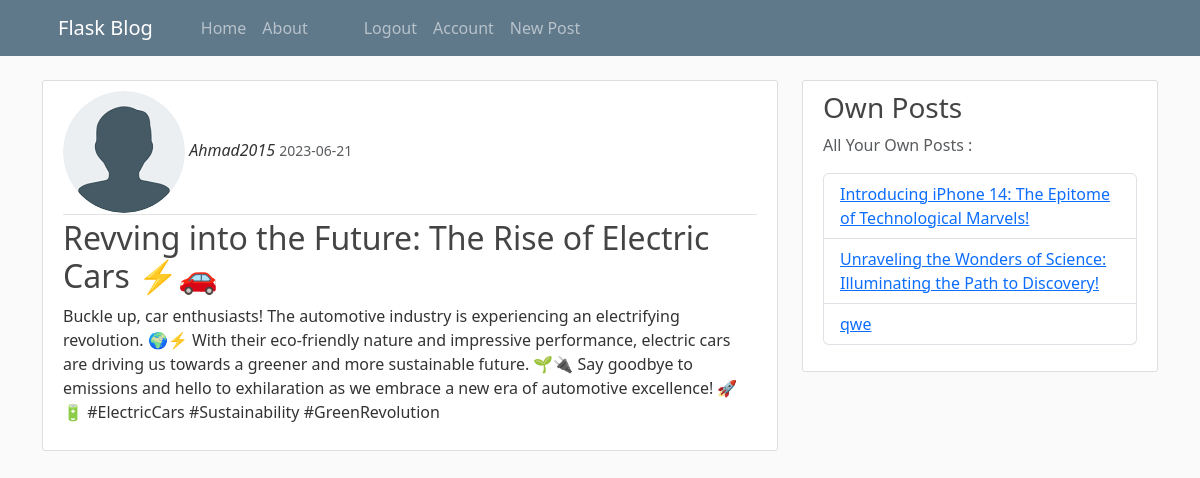
/post/6 (signed in), run on the app's committed database.
### flaskBlog/models.py (models this page shows, shortened)
class User(db.Model , UserMixin):
    id = db.Column(db.Integer , primary_key=True)
    username = db.Column(db.String(20) , unique=True , nullable=False)
    email = db.Column(db.String(100) , unique=True , nullable=False)
    image_file = db.Column(db.String(20) , nullable=False , default='default.png')
    password = db.Column(db.String(60) , nullable=False)
    posts = db.relationship('Post' , backref='author' , lazy=True)#lazy=true means that sql will load data in one go

class Post(db.Model):
    id = db.Column(db.Integer , primary_key=True)
    title = db.Column(db.String(50) , nullable=False)
    date_posted = db.Column(db.DateTime , nullable = False , default = datetime.utcnow)
    content = db.Column(db.Text , nullable = False)
    user_id = db.Column(db.Integer , db.ForeignKey('user.id') , nullable=False)#user table

### flaskBlog/Posts/routes.py (the view)
@posts.route("/post/<int:post_id>")
def post(post_id):
    post = Post.query.get_or_404(post_id)
    own_posts = getOwnPosts()
    return render_template('post.html' , title = post.title , post=post , legend='New Post' , own_posts=own_posts)

### flaskBlog/Posts/routes.py (called while the page is built)
def getOwnPosts():
    if current_user.is_authenticated:
        return Post.query.filter_by(user_id = current_user.id)
    else:
        return ""

### flaskBlog/models.py (called while the page is built)
@login_manager.user_loader #to let the extension knows that this is the function to get a user by id
def load_user(user_id):
    return User.query.get(user_id)

### flaskBlog/templates/post.html (shortened to what this page needs)
{%extends "layout.html"%}
{%block content%}
<article class="media content-section">
    <div class="media-body">
      <div class="article-metadata">
          <img class="rounded-circle article-image" src="{{ url_for('static' , filename='images/' + post.author.image_file) }}" alt="">
          <i class="mr-2" href="#">{{ post.author.username }}</i>
          <small class="text-muted">{{ post.date_posted.strftime('%Y-%m-%d') }}</small>
      </div>
    <h2 class="article-title"> {{ post.title }}</h2>
    <p class="article-content">{{ post.content }}</p>
    </div>
</article>
{%endblock%}

### flaskBlog/templates/layout.html (shortened to what this page needs)
<!DOCTYPE html>
<html lang="en">
<head>
    <link rel="stylesheet" href="https://cdn.jsdelivr.net/npm/bootstrap@5.3.0/dist/css/bootstrap.rtl.min.css">
    <link rel="stylesheet" href={{url_for('static' , filename="main.css")}}>
</head>
<body>
    <nav class="navbar navbar-expand-md navbar-dark bg-steel fixed-top">
        <div class="container">
          <a class="navbar-brand mr-4" href="/">Flask Blog</a>
          <div class="collapse navbar-collapse" id="navbarNav">
            <div class="navbar-nav mr-auto">
              <ul class="navbar-nav mr-auto">
                <li><a class="nav-item nav-link" href="/">Home</a></li>
                <li><a class="nav-item nav-link" href="/about">About</a></li>
              </ul>
            </div>
            <div class="navbar-nav">
              {% if current_user.is_authenticated :%}
                <ul class="navbar-nav">
                  <li class="nav-item budget"><a class="nav-item nav-link" href="{{ url_for('users.logout') }}">Logout</a></li>
                  <a class="nav-item nav-link" href="{{ url_for('users.account') }}">Account</a>
                  <a class="nav-item nav-link" href="{{ url_for('posts.newPost') }}">New Post</a>
                </ul>
              {% else %}
                <a class="nav-item nav-link" href="{{ url_for('users.login') }}">Login</a>
                <a class="naitem nav-link" href="{{ url_for('users.register') }}">Register</a>
              {% endif %}
            </div>
          </div>
        </div>
      </nav>
      <main role="main" class="container">
        <div class="row">
          <div class="col-md-8">
            {% block content %}{% endblock %}
          </div>
          <div class="col-md-4">
            <div class="content-section">
              <h3>Own Posts</h3>
              <p class='text-muted'>All Your Own Posts :
                <ul class="list-group ul-custom">
                  {%for post in own_posts :%}
                    <li class="list-group-item "><a href="{{ url_for('posts.post' , post_id=post.id) }}">{{ post.title }}</a></li>
                  {%endfor%}
                </ul>
              </p>
            </div>
          </div>
        </div>
      </main>
</body>
</html>

### flaskBlog/static/main.css (style rules this page uses)
body { background: #fafafa; color: #333333; margin-top: 5rem; }
h1, h2, h3, h4, h5, h6 { color: #444444; }
.bg-steel { background-color: #5f788a; }
.content-section { background: #ffffff; padding: 10px 20px; border: 1px solid #dddddd; border-radius: 3px; margin-bottom: 20px; }
.article-title { color: #444444; }
.article-content { white-space: pre-line; }
.article-metadata { padding-bottom: 1px; margin-bottom: 4px; border-bottom: 1px solid #e3e3e3 }
.ul-custom { padding: 0; }

### data on the page
User: image_file (picture), author.username "Ahmad2015"
Post: date_posted "2023-06-21", title "Revving into the Future: The Rise of Electric Cars ⚡️🚗", content "Buckle up, car enthusiasts! The automotive industry is experiencing an electrifying revolution. 🌍⚡️ With their eco-friendly nature and impressive performance, electric cars are driving us towards a greener and more sustainable future. 🌱🔌 Say goodbye to emissions and hello to exhilaration as we embrace a new era of automotive excellence! 🚀🔋 #ElectricCars #Sustainability #GreenRevolution"
Post: title "Introducing iPhone 14: The Epitome of Technological Marvels!"
Post: title "Unraveling the Wonders of Science: Illuminating the Path to Discovery!"
Post: title "qwe"
